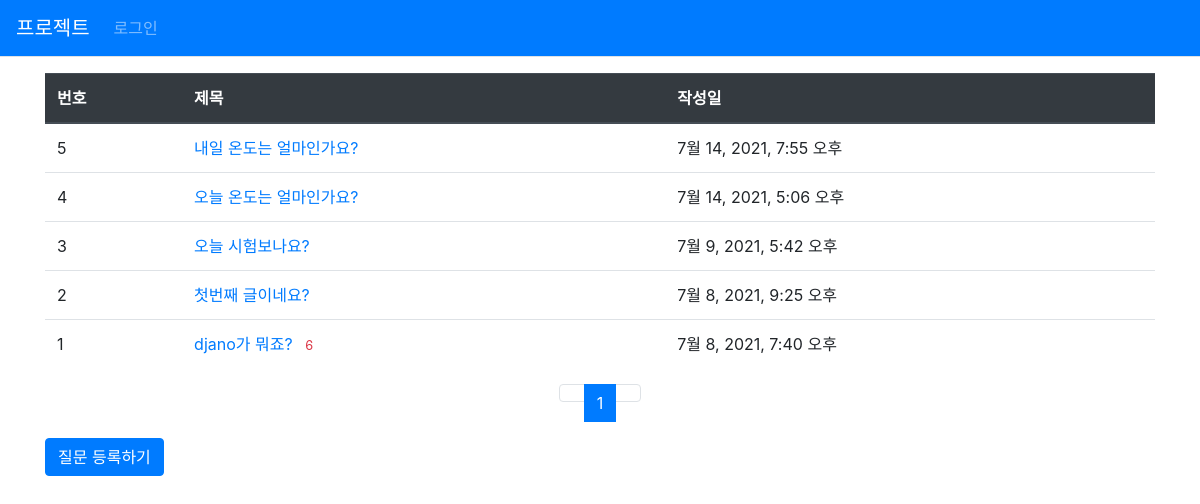
The app's page /app1/, older data.
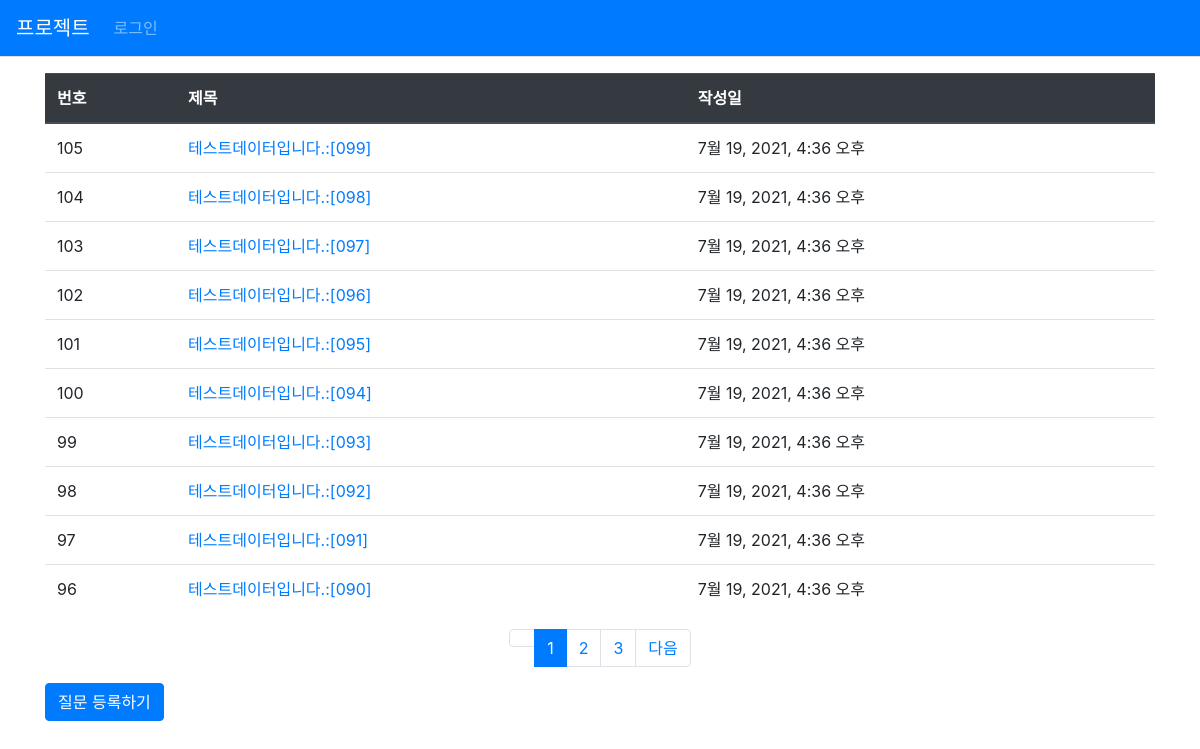
The same page, newer data.
### app1/models.py (models this page shows, shortened)
class Question(models.Model):
    subject = models.CharField(max_length=100)
    content = models.TextField()
    create_date = models.DateTimeField()

### app1/views.py (the view)
# urls.py: path('', views.index, name='index'),
def index(request):
    page = request.GET.get('page', '1')
    question_list = Question.objects.order_by('-create_date')
    paginator = Paginator(question_list, 10)
    page_obj= paginator.get_page(page)
    context = {'question_list': page_obj}
    return render(request, 'app1/question_list.html', context)

### app1/templatetags/filter.py (called while the page is built)
@register.filter
def sub(value, arg):
    return value - arg

### templates/app1/question_list.html
{% extends 'base.html'%}
{% load filter %}
{% block content %}
<div class="container my-3">
    <table class="table">
    <thead>
        <tr class="thead-dark">
            <th>번호</th>
            <th>제목</th>
            <th>작성일</th>
        </tr>
    </thead>
    <tbody>
     {% if question_list %}
     {% for question in question_list%}
     <tr>
         <td>{{ question_list.paginator.count|sub:question_list.start_index|sub:forloop.counter0|add:1}}</td>
         <td>
             <a href="{% url 'app1:detail' question.id %}">{{question.subject}}
             {% if question.answer_set.count > 0 %}
             <span class="text-danger small m-2">{{question.answer_set.count}}</span>
             {% endif %}</a>
         </td>
         <td>{{ question.create_date}}</td>
     </tr>
     {% endfor%}
     {% else %}
    <tr>
        <td colspan="3">질문이 없습니다.</td>
    </tr>
    {% endif %}
    </tbody>
    </table>
    <ul class="pagination justify-content-center">
        {% if question_list.has_previous %}
        <li class="page-item">
            <a class="page-link" href="?page={{question_list.previous_page_number}}">이전</a>
        </li>
        {% else %}
        <li class="page-item disabled">
            <a class="page-link" href="#" aria-disabled="true" tabindex="-1"></a>
        </li>
        {% endif %}
        {% for page_number in question_list.paginator.page_range %}
        {% if page_number >= question_list.number|add:-2 and page_number <= question_list.number|add:2 %}
            {% if page_number == question_list.number %}
            <li class="page-item active" aria-current="page">
                <a class="page-link" href="?page={{page_number}}">{{page_number}}</a>
            </li>
            {% else %}
            <li class="page-item">
                <a class="page-link" href="?page={{page_number}}">{{page_number}}</a>
            </li>
            {% endif %}
        {% endif %}
        {% endfor %}
        {% if question_list.has_next %}
        <li class="page-item">
            <a class="page-link" href="?page={{question_list.next_page_number}}">다음</a>
        </li>
        {% else %}
        <li class="page-item disabled">
            <a class="page-link" href="#" aria-disabled="true" tabindex="-1"></a>
        </li>
        {% endif %}
    </ul>
     <a href="{% url 'app1:question_create'%}" class="btn btn-primary">질문 등록하기</a>
</div>
{% endblock %}

### templates/base.html (shortened to what this page needs)
<!DOCTYPE html>
{% load static %}
<html lang="en">
<head>
    <link rel="stylesheet" type="text/css" href="{% static 'bootstrap.min.css' %}">
</head>
<body>
{% include 'navbar.html' %}
{% block content %}
{% endblock%}
</body>
</html>

### templates/navbar.html (shortened to what this page needs)
<nav class="navbar navbar-expand-lg navbar-dark bg-primary border-bottom">
    <a class="navbar-brand" href="{% url 'app1:index' %}">프로젝트</a>
    <div class="collapse navbar-collapse flex-grow-0" id="navbarNav">
        <ul class="navbar-nav">
            <li class="nav-item ">
                <a class="nav-link" href="#">로그인</a>
            </li>
        </ul>
    </div>
</nav>

Row changes from the older to the newer data that the page shows:
no longer on this page (row unchanged): Question: paginator.count|sub "5", subject "내일 온도는 얼마인가요?", create_date "7월 14, 2021, 7:55 오후"
no longer on this page (row unchanged): Question: paginator.count|sub "4", subject "오늘 온도는 얼마인가요?", create_date "7월 14, 2021, 5:06 오후"
no longer on this page (row unchanged): Question: paginator.count|sub "3", subject "오늘 시험보나요?", create_date "7월 9, 2021, 5:42 오후"
no longer on this page (row unchanged): Question: paginator.count|sub "2", subject "첫번째 글이네요?", create_date "7월 8, 2021, 9:25 오후"
no longer on this page (row unchanged): Question: paginator.count|sub "1", subject "djano가 뭐죠?", answer_set.count "6", create_date "7월 8, 2021, 7:40 오후"
added Question: paginator.count|sub "105", subject "테스트데이터입니다.:[099]", create_date "7월 19, 2021, 4:36 오후"
added Question: paginator.count|sub "104", subject "테스트데이터입니다.:[098]", create_date "7월 19, 2021, 4:36 오후"
added Question: paginator.count|sub "103", subject "테스트데이터입니다.:[097]", create_date "7월 19, 2021, 4:36 오후"
added Question: paginator.count|sub "102", subject "테스트데이터입니다.:[096]", create_date "7월 19, 2021, 4:36 오후"
added Question: paginator.count|sub "101", subject "테스트데이터입니다.:[095]", create_date "7월 19, 2021, 4:36 오후"
added Question: paginator.count|sub "100", subject "테스트데이터입니다.:[094]", create_date "7월 19, 2021, 4:36 오후"
added Question: paginator.count|sub "99", subject "테스트데이터입니다.:[093]", create_date "7월 19, 2021, 4:36 오후"
added Question: paginator.count|sub "98", subject "테스트데이터입니다.:[092]", create_date "7월 19, 2021, 4:36 오후"
added Question: paginator.count|sub "97", subject "테스트데이터입니다.:[091]", create_date "7월 19, 2021, 4:36 오후"
added Question: paginator.count|sub "96", subject "테스트데이터입니다.:[090]", create_date "7월 19, 2021, 4:36 오후"
Text that changed along with them:
new list line: "2"
new list line: "3"
text now shown: "다음"
